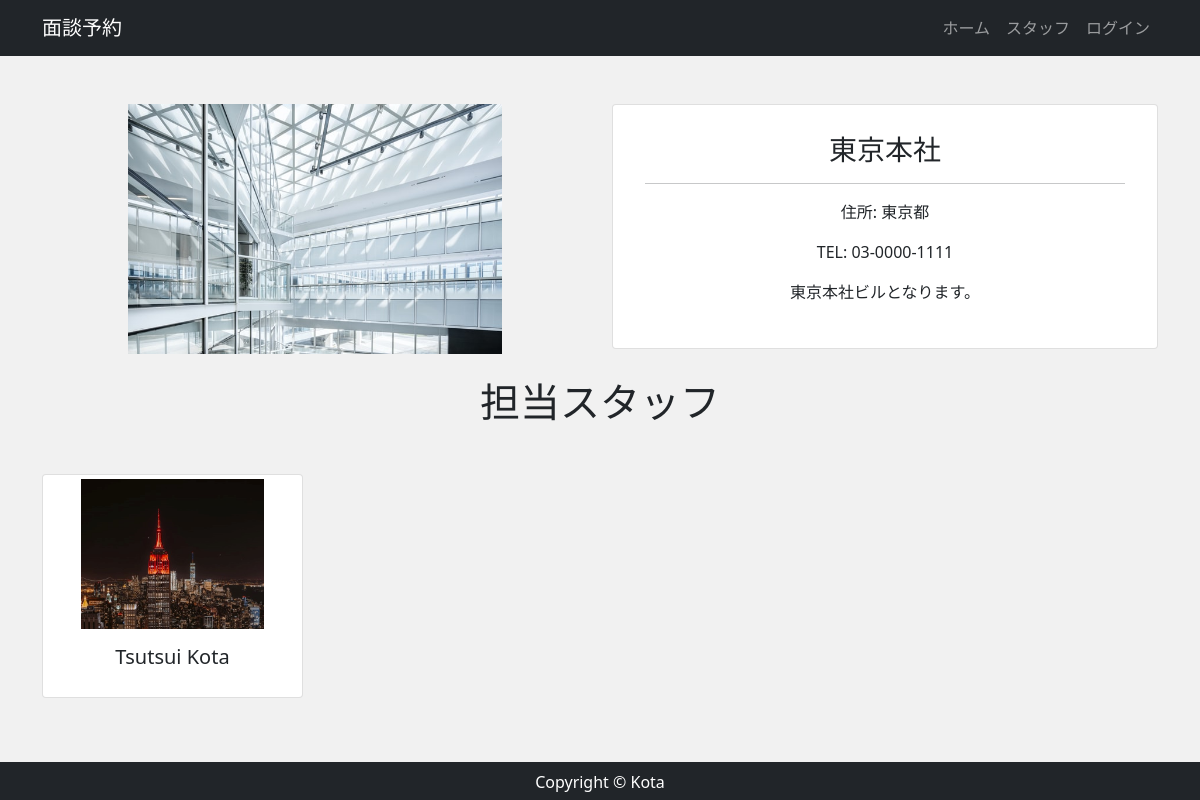
The page /store/1 on the database its author committed.
### app/models.py (models this page shows, shortened)
class Store(models.Model):
    name = models.CharField('店舗', max_length=100)
    address = models.CharField('住所', max_length=100, null=True, blank=True)
    tel = models.CharField('電話番号', max_length=100, null=True, blank=True)
    description = models.TextField('説明', default='', blank=True)
    image = models.ImageField(upload_to='images', verbose_name='イメージ画像', null=True, blank=True)

class Staff(models.Model):
    user = models.OneToOneField(CustomUser, verbose_name='スタッフ', on_delete=models.CASCADE)
    store = models.ForeignKey(Store, verbose_name='店舗', on_delete=models.CASCADE)

### accounts/models.py (models this page shows, shortened)
class CustomUser(AbstractBaseUser, PermissionsMixin):
    email = models.EmailField('メールアドレス', unique=True)
    first_name = models.CharField('姓', max_length=30)
    last_name = models.CharField('名', max_length=30)
    description = models.TextField('自己紹介', default="", blank=True)
    image = models.ImageField(upload_to='images', verbose_name='プロフィール画像', null=True, blank=True)
    is_staff = models.BooleanField(
        ("staff status"),
        default=False,
        help_text=("Designates whether the user can log into this admin site."),
    )
    is_active = models.BooleanField(
        ("active"),
        default=True,
        help_text=(
            "Designates whether this user should be treated as active. "
            "Unselect this instead of deleting accounts."
        ),
    )
    objects = UserManager()
    EMAIL_FIELD = "email"
    USERNAME_FIELD = "email"
    REQUIRED_FIELDS = []
    class Meta:
        verbose_name = ("user")
        verbose_name_plural = ("users")

### app/views.py (the view)
# urls.py: path('store/<int:pk>', views.StaffView.as_view(), name='staff'),
class StaffView(View):
    def get(self, request, *args, **kwargs):
        store_data = get_object_or_404(Store, id=self.kwargs['pk'])
        staff_data = Staff.objects.filter(store=store_data).select_related('user')
        return render(request, 'app/staff.html',{
            'store_data': store_data,
            'staff_data': staff_data
        })

### app/templates/app/staff.html (shortened to what this page needs)
{% extends 'app/base.html' %}
{% block content %}
<div class="text-center my-5">
    <div class="row">
        <div class="col-md-6 mb-4 text-center stafflist">
            <img src="{{ store_data.image.url }}" alt="" class="img-fluid">
        </div>
        <div class="col-md-6 mb-4">
            <div class="card">
                <div class="card-body px-2 py-1">
                    <div class="p-4 text-left">
                        <h3>{{ store_data.name }}</h3>
                        <hr>
                        <p>住所: {{ store_data.address }}</p>
                        <p>TEL: {{ store_data.tel }}</p>
                        <p>{{ store_data.description|linebreaksbr }}</p>
                    </div>
                </div>
            </div>
        </div>
    </div>
    <div class="mb-5">
        <h1>担当スタッフ</h1>
    </div>
    <div class="row">
        {% for staff in staff_data %}
            <div class="col-lg-3 col-md-6">
                <div class="card img-thumbnail storelist mb-3">
                    <img src="{{ staff.user.image.url }}" alt="" class="card-img-top card-thum">
                    <div class="card-body text-center px-2 py-3">
                        <h5 class="font-weight-bold">{{ staff.user.first_name }} {{ staff.user.last_name }}</h5>
                    </div>
                </div>
            </div>
        {% empty %}
            <p>まだスタッフがいません</p>
        {% endfor %}
    </div>
</div>
{% endblock %}

### app/static/css/style.css (style rules this page uses)
* { margin: 0; padding: 0; box-sizing: border-box; }
body { background: #F1F1F1; display: flex; flex-flow: column; min-height: 100vh; }
.card-body { padding: 2rem; }
.storelist img { height: 150px; object-fit: contain; }
.stafflist img { height: 250px; object-fit: contain; }

### rows shown on the page
Store: image (picture), name "東京本社", address "東京都", tel "03-0000-1111", description "東京本社ビルとなります。"
Staff: user.image (picture), user.first_name "Tsutsui", user.last_name "Kota"
